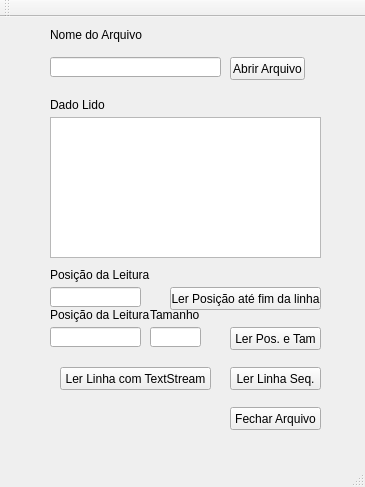
<?xml version="1.0" encoding="UTF-8"?>
<ui version="4.0">
 <class>MainWindow</class>
 <widget class="QMainWindow" name="MainWindow">
  <property name="geometry">
   <rect>
    <x>0</x>
    <y>0</y>
    <width>365</width>
    <height>487</height>
   </rect>
  </property>
  <property name="windowTitle">
   <string>MainWindow</string>
  </property>
  <widget class="QWidget" name="centralWidget">
   <widget class="QLineEdit" name="lineEdit">
    <property name="geometry">
     <rect>
      <x>50</x>
      <y>40</y>
      <width>171</width>
      <height>20</height>
     </rect>
    </property>
   </widget>
   <widget class="QTextEdit" name="textEdit">
    <property name="geometry">
     <rect>
      <x>50</x>
      <y>100</y>
      <width>271</width>
      <height>141</height>
     </rect>
    </property>
   </widget>
   <widget class="QLineEdit" name="lineEdit_2">
    <property name="geometry">
     <rect>
      <x>50</x>
      <y>270</y>
      <width>91</width>
      <height>20</height>
     </rect>
    </property>
   </widget>
   <widget class="QLabel" name="label">
    <property name="geometry">
     <rect>
      <x>50</x>
      <y>10</y>
      <width>101</width>
      <height>16</height>
     </rect>
    </property>
    <property name="text">
     <string>Nome do Arquivo</string>
    </property>
   </widget>
   <widget class="QLabel" name="label_2">
    <property name="geometry">
     <rect>
      <x>50</x>
      <y>250</y>
      <width>101</width>
      <height>16</height>
     </rect>
    </property>
    <property name="text">
     <string>Posição da Leitura</string>
    </property>
   </widget>
   <widget class="QLabel" name="label_3">
    <property name="geometry">
     <rect>
      <x>50</x>
      <y>80</y>
      <width>101</width>
      <height>16</height>
     </rect>
    </property>
    <property name="text">
     <string>Dado Lido</string>
    </property>
   </widget>
   <widget class="QPushButton" name="pushButton">
    <property name="geometry">
     <rect>
      <x>230</x>
      <y>40</y>
      <width>75</width>
      <height>23</height>
     </rect>
    </property>
    <property name="text">
     <string>Abrir Arquivo</string>
    </property>
   </widget>
   <widget class="QPushButton" name="pushButton_2">
    <property name="geometry">
     <rect>
      <x>170</x>
      <y>270</y>
      <width>151</width>
      <height>23</height>
     </rect>
    </property>
    <property name="text">
     <string>Ler Posição até fim da linha</string>
    </property>
   </widget>
   <widget class="QPushButton" name="pushButton_3">
    <property name="geometry">
     <rect>
      <x>230</x>
      <y>310</y>
      <width>91</width>
      <height>23</height>
     </rect>
    </property>
    <property name="text">
     <string>Ler Pos. e Tam</string>
    </property>
   </widget>
   <widget class="QLabel" name="label_4">
    <property name="geometry">
     <rect>
      <x>50</x>
      <y>290</y>
      <width>101</width>
      <height>16</height>
     </rect>
    </property>
    <property name="text">
     <string>Posição da Leitura</string>
    </property>
   </widget>
   <widget class="QLineEdit" name="lineEdit_3">
    <property name="geometry">
     <rect>
      <x>50</x>
      <y>310</y>
      <width>91</width>
      <height>20</height>
     </rect>
    </property>
   </widget>
   <widget class="QLineEdit" name="lineEdit_4">
    <property name="geometry">
     <rect>
      <x>150</x>
      <y>310</y>
      <width>51</width>
      <height>20</height>
     </rect>
    </property>
    <property name="text">
     <string/>
    </property>
   </widget>
   <widget class="QLabel" name="label_5">
    <property name="geometry">
     <rect>
      <x>150</x>
      <y>290</y>
      <width>101</width>
      <height>16</height>
     </rect>
    </property>
    <property name="text">
     <string>Tamanho</string>
    </property>
   </widget>
   <widget class="QPushButton" name="pushButton_4">
    <property name="geometry">
     <rect>
      <x>230</x>
      <y>350</y>
      <width>91</width>
      <height>23</height>
     </rect>
    </property>
    <property name="text">
     <string>Ler Linha Seq.</string>
    </property>
   </widget>
   <widget class="QPushButton" name="pushButton_5">
    <property name="geometry">
     <rect>
      <x>230</x>
      <y>390</y>
      <width>91</width>
      <height>23</height>
     </rect>
    </property>
    <property name="text">
     <string>Fechar Arquivo</string>
    </property>
   </widget>
   <widget class="QPushButton" name="pushButton_6">
    <property name="geometry">
     <rect>
      <x>60</x>
      <y>350</y>
      <width>151</width>
      <height>23</height>
     </rect>
    </property>
    <property name="text">
     <string>Ler Linha com TextStream</string>
    </property>
   </widget>
  </widget>
  <widget class="QMenuBar" name="menuBar">
   <property name="geometry">
    <rect>
     <x>0</x>
     <y>0</y>
     <width>365</width>
     <height>21</height>
    </rect>
   </property>
  </widget>
  <widget class="QToolBar" name="mainToolBar">
   <attribute name="toolBarArea">
    <enum>TopToolBarArea</enum>
   </attribute>
   <attribute name="toolBarBreak">
    <bool>false</bool>
   </attribute>
  </widget>
  <widget class="QStatusBar" name="statusBar"/>
 </widget>
 <layoutdefault spacing="6" margin="11"/>
 <resources/>
 <connections/>
</ui>
